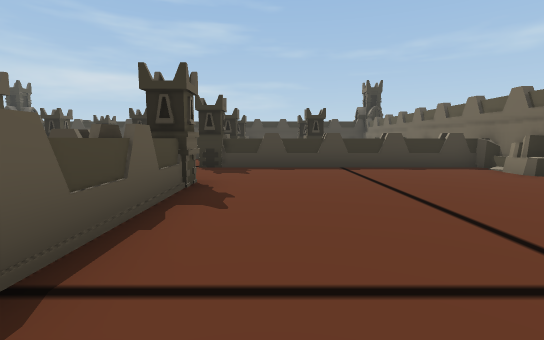
[1] (above)

18 first-person views from a walk through a 3-D level made in the Unity game engine. The camera is 1.4 m above the floor, tilts 6° down and sees 85° across. The floor is counted in squares, 2 m on a side. Each view is taken from the middle of a square. On the plan, view 1 faces up. The plan holds only what a view shows up to about 10 squares ahead; the rest is blank. Some animated figures are not drawn.

[2]
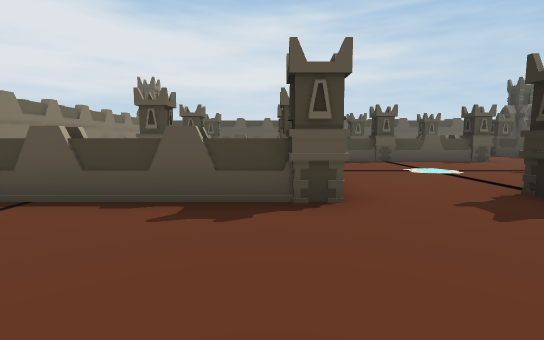

[3]
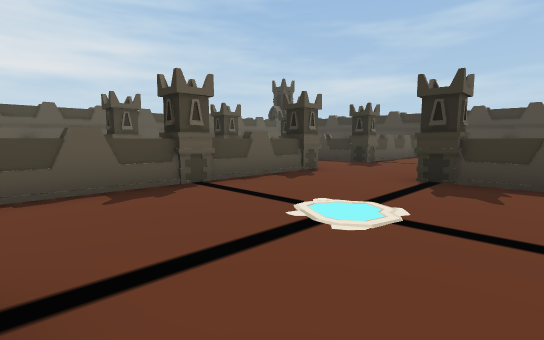

[4]
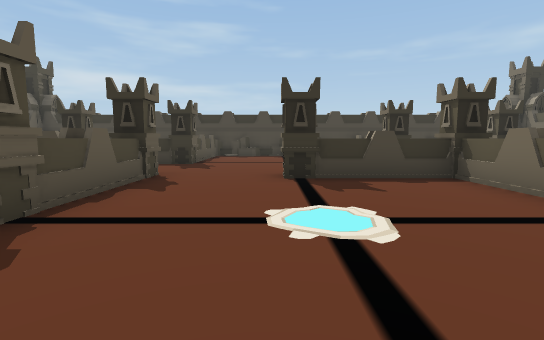

[5]
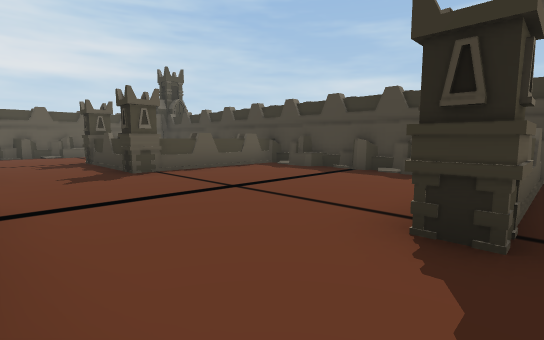

[6]
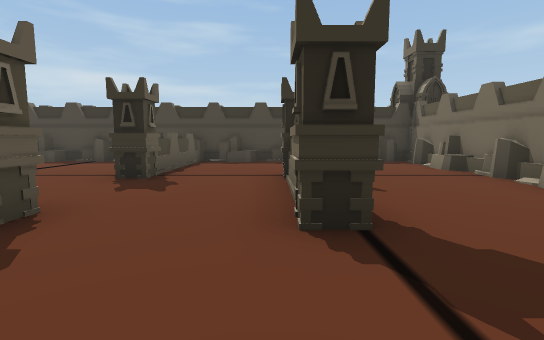

[7]
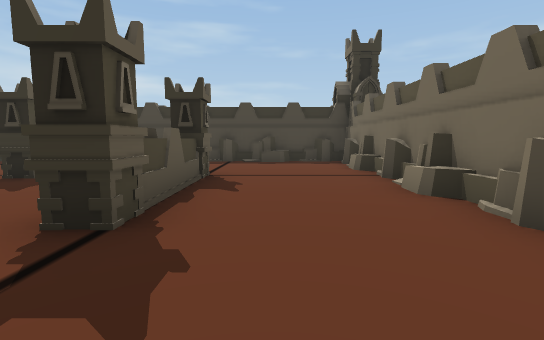

[8]
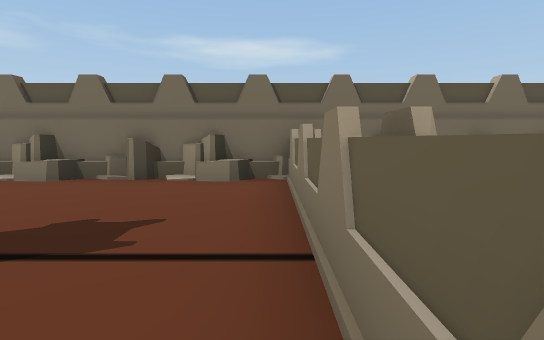

[9]
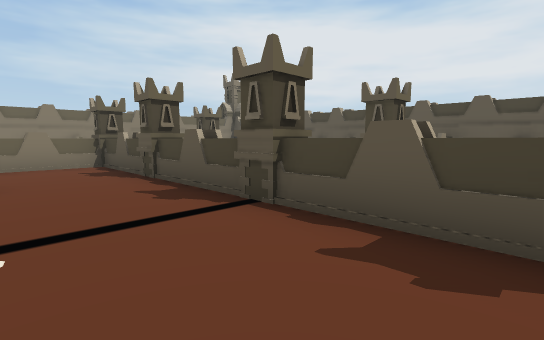

[10]
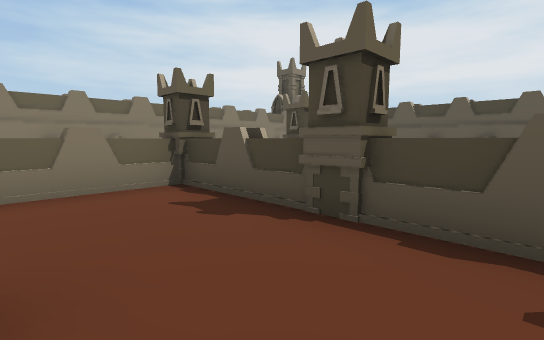

[11]
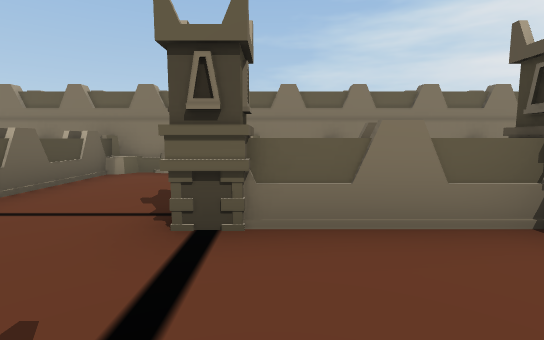

[12]
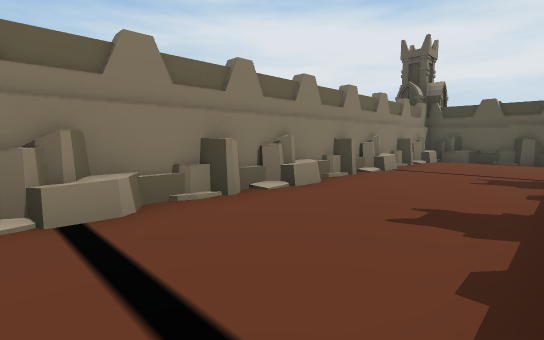

[13]
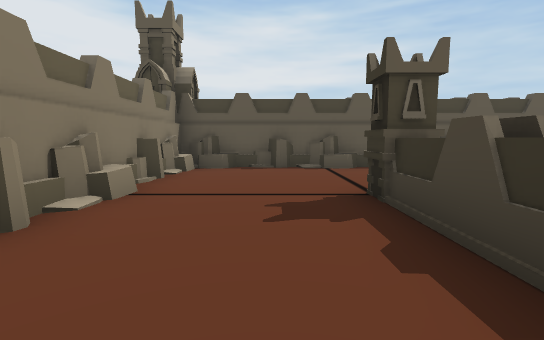

[14]
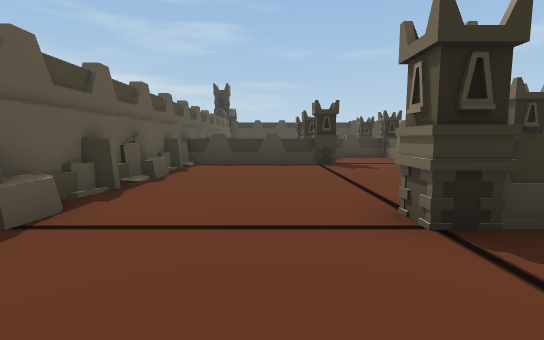

[15]
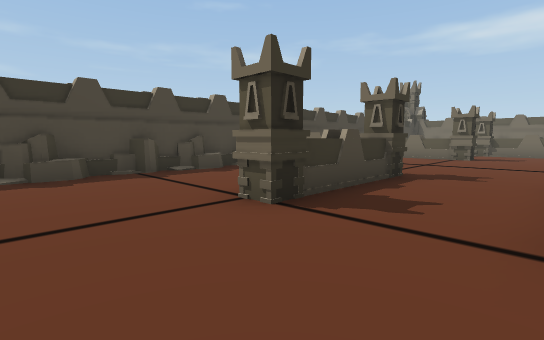

[16]
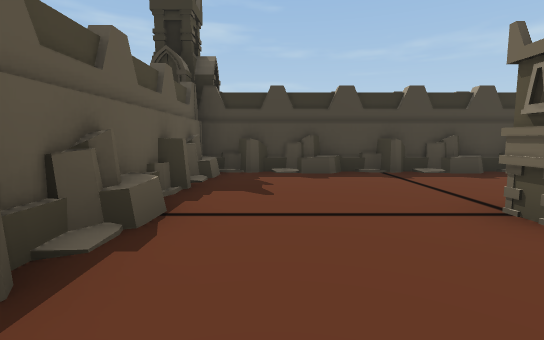

[17]
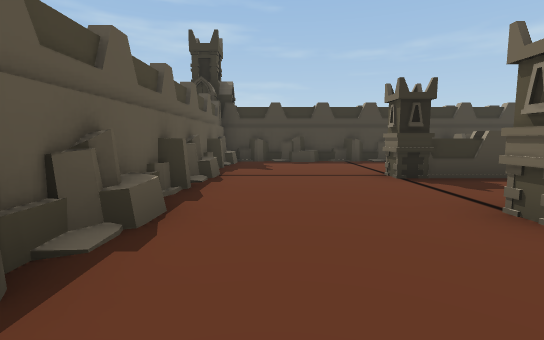

[18]
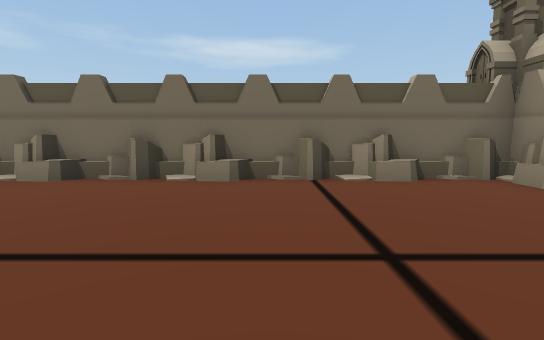

### Floor plan
Key: @ floor where view 1 was taken; # wall or solid block; . main floor; : floor 0.25 m higher than the main floor; / step, stairs or slope; ^ raised ledge; T tower.
Columns run from 15 left of view 1 to 6 right of it. Each row starts with its distance up from view 1.
 18 #####################
 17 T^.:.###//.###//.##.#
 16 ##.....#/....#/.....##
 15 ##.....#/....#/.....##
 14 #^.....T/....T/......#
 13 ##...T#T........T...##
 12 ##..............#...##
 11 #^...///...///..T....#
 10 ##...T#T/..T#T/.....##
  9 ##..  .#/....#/.....##
  8 #..  ..T/....T./////.#
  7 ####T..T/....TT#######
  6 ##.....#/...........##
  5 #^.....T/..///.......#
  4 ##.... T/..T#T/.....##
  3 ##.... #/....#/.....##
  2 #^.....T.//..#/......#
  1 ##...T#TT#T..#/.....##
  0 ##...........#/@ ...##
 -1 #............#/   ...#
 -2 ####^##^##^#####^  ###
 -3         #####

Positions as (right, up) in squares from view 1, and headings:
1: (0, 0), facing up
2: (2, 4), facing left
3: (-3, 5), facing up-left
4: (-5, 5), facing up
5: (-1, 11), facing up-left
6: (1, 8), facing up
7: (3, 8), facing up
8: (0, 8), facing right
9: (-5, 10), facing down-left
10: (-5, 6), facing down-left
11: (-5, 4), facing down
12: (-4, 1), facing down-left
13: (-7, 0), facing left
14: (-12, -1), facing up
15: (-13, 11), facing up-right
16: (-13, 11), facing up
17: (-13, 8), facing up
18: (0, 2), facing right
